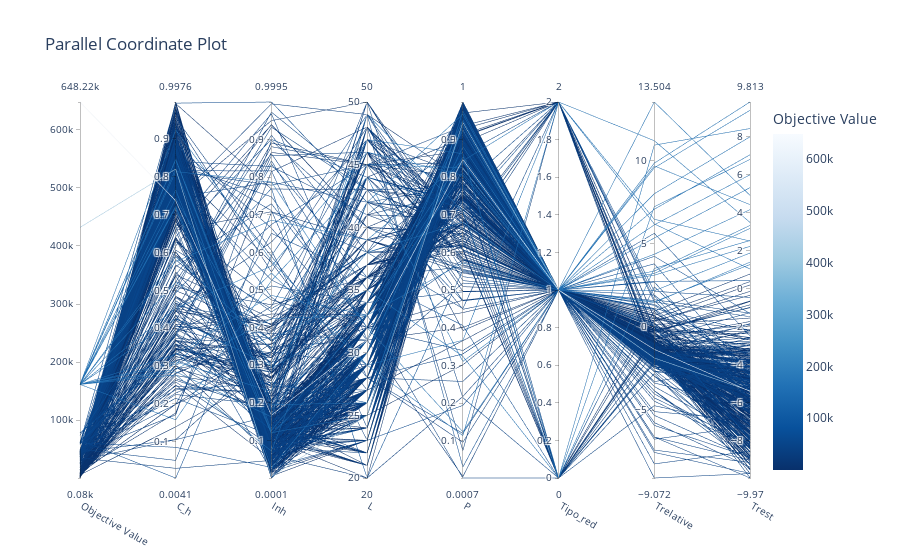

Source (notebook cell):
### Code cell
vis.plot_parallel_coordinate(study)

### Figure 1 — Plotly figure (JSON) as saved in the notebook; plotly's stock layout.template omitted (floating-point values rounded to 4 significant figures; data arrays with more than 128 entries replaced by an {"elided": "..."} marker saying what was removed)
{"data": [{"dimensions": [{"label": "Objective Value", "range": [80.95, 648200.0], "values": {"elided": "508 float values"}}, {"label": "C_h", "range": [0.004069, 0.9976], "values": {"elided": "508 float values"}}, {"label": "Inh", "range": [9.418e-05, 0.9995], "values": {"elided": "508 float values"}}, {"label": "L", "range": [20, 50], "values": {"elided": "508 int values"}}, {"label": "P", "range": [0.0006802, 1.0], "values": {"elided": "508 float values"}}, {"label": "Tipo_red", "range": [0, 2], "values": {"elided": "508 int values"}}, {"label": "Trelative", "range": [-9.072, 13.5], "values": {"elided": "508 float values"}}, {"label": "Trest", "range": [-9.97, 9.813], "values": {"elided": "508 float values"}}], "labelangle": 30, "labelside": "bottom", "line": {"color": {"elided": "508 float values"}, "colorbar": {"title": {"text": "Objective Value"}}, "colorscale": [[0, "rgb(247,251,255)"], [0.125, "rgb(222,235,247)"], [0.25, "rgb(198,219,239)"], [0.375, "rgb(158,202,225)"], [0.5, "rgb(107,174,214)"], [0.625, "rgb(66,146,198)"], [0.75, "rgb(33,113,181)"], [0.875, "rgb(8,81,156)"], [1, "rgb(8,48,107)"]], "reversescale": true, "showscale": true}, "type": "parcoords"}], "layout": {"title": {"text": "Parallel Coordinate Plot"}}}
